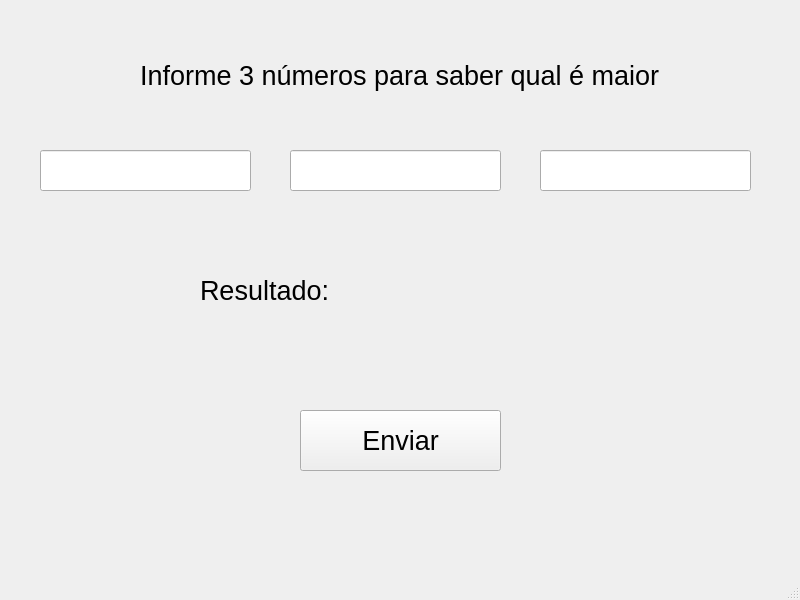
<?xml version="1.0" encoding="UTF-8"?>
<ui version="4.0">
 <class>MainWindow</class>
 <widget class="QMainWindow" name="MainWindow">
  <property name="geometry">
   <rect>
    <x>0</x>
    <y>0</y>
    <width>800</width>
    <height>600</height>
   </rect>
  </property>
  <property name="windowTitle">
   <string>MainWindow</string>
  </property>
  <widget class="QWidget" name="centralwidget">
   <widget class="QLabel" name="label">
    <property name="geometry">
     <rect>
      <x>140</x>
      <y>30</y>
      <width>531</width>
      <height>91</height>
     </rect>
    </property>
    <property name="font">
     <font>
      <pointsize>20</pointsize>
     </font>
    </property>
    <property name="text">
     <string>Informe 3 números para saber qual é maior</string>
    </property>
   </widget>
   <widget class="QLineEdit" name="lineEditNum3">
    <property name="geometry">
     <rect>
      <x>540</x>
      <y>150</y>
      <width>211</width>
      <height>41</height>
     </rect>
    </property>
   </widget>
   <widget class="QLineEdit" name="lineEditNum1">
    <property name="geometry">
     <rect>
      <x>40</x>
      <y>150</y>
      <width>211</width>
      <height>41</height>
     </rect>
    </property>
   </widget>
   <widget class="QLineEdit" name="lineEditNum2">
    <property name="geometry">
     <rect>
      <x>290</x>
      <y>150</y>
      <width>211</width>
      <height>41</height>
     </rect>
    </property>
   </widget>
   <widget class="QLabel" name="labelResultado">
    <property name="geometry">
     <rect>
      <x>200</x>
      <y>220</y>
      <width>411</width>
      <height>141</height>
     </rect>
    </property>
    <property name="font">
     <font>
      <pointsize>20</pointsize>
     </font>
    </property>
    <property name="text">
     <string>Resultado:</string>
    </property>
    <property name="wordWrap">
     <bool>true</bool>
    </property>
   </widget>
   <widget class="QPushButton" name="pushButtonEnviar">
    <property name="geometry">
     <rect>
      <x>300</x>
      <y>410</y>
      <width>201</width>
      <height>61</height>
     </rect>
    </property>
    <property name="font">
     <font>
      <pointsize>20</pointsize>
     </font>
    </property>
    <property name="text">
     <string>Enviar</string>
    </property>
   </widget>
  </widget>
  <widget class="QMenuBar" name="menubar">
   <property name="geometry">
    <rect>
     <x>0</x>
     <y>0</y>
     <width>800</width>
     <height>21</height>
    </rect>
   </property>
  </widget>
  <widget class="QStatusBar" name="statusbar"/>
 </widget>
 <resources/>
 <connections/>
</ui>
